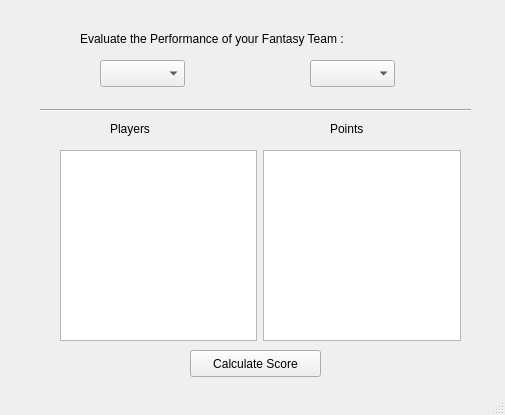
<?xml version="1.0" encoding="UTF-8"?>
<ui version="4.0">
 <class>MainWindow</class>
 <widget class="QMainWindow" name="MainWindow">
  <property name="geometry">
   <rect>
    <x>0</x>
    <y>0</y>
    <width>505</width>
    <height>415</height>
   </rect>
  </property>
  <property name="windowTitle">
   <string>MainWindow</string>
  </property>
  <widget class="QWidget" name="centralwidget">
   <widget class="QPushButton" name="scoreButton">
    <property name="geometry">
     <rect>
      <x>190</x>
      <y>350</y>
      <width>131</width>
      <height>27</height>
     </rect>
    </property>
    <property name="text">
     <string>Calculate Score</string>
    </property>
   </widget>
   <widget class="Line" name="line">
    <property name="geometry">
     <rect>
      <x>40</x>
      <y>100</y>
      <width>431</width>
      <height>20</height>
     </rect>
    </property>
    <property name="orientation">
     <enum>Qt::Horizontal</enum>
    </property>
   </widget>
   <widget class="QLabel" name="label">
    <property name="geometry">
     <rect>
      <x>110</x>
      <y>120</y>
      <width>68</width>
      <height>17</height>
     </rect>
    </property>
    <property name="text">
     <string>Players</string>
    </property>
   </widget>
   <widget class="QLabel" name="label_2">
    <property name="geometry">
     <rect>
      <x>330</x>
      <y>120</y>
      <width>68</width>
      <height>17</height>
     </rect>
    </property>
    <property name="text">
     <string>Points</string>
    </property>
   </widget>
   <widget class="QLabel" name="label_3">
    <property name="geometry">
     <rect>
      <x>80</x>
      <y>30</y>
      <width>371</width>
      <height>17</height>
     </rect>
    </property>
    <property name="text">
     <string>Evaluate the Performance of your Fantasy Team :</string>
    </property>
   </widget>
   <widget class="QComboBox" name="teamBox">
    <property name="geometry">
     <rect>
      <x>100</x>
      <y>60</y>
      <width>85</width>
      <height>27</height>
     </rect>
    </property>
   </widget>
   <widget class="QComboBox" name="matchBox">
    <property name="geometry">
     <rect>
      <x>310</x>
      <y>60</y>
      <width>85</width>
      <height>27</height>
     </rect>
    </property>
   </widget>
   <widget class="QWidget" name="horizontalLayoutWidget">
    <property name="geometry">
     <rect>
      <x>60</x>
      <y>150</y>
      <width>401</width>
      <height>191</height>
     </rect>
    </property>
    <layout class="QHBoxLayout" name="horizontalLayout">
     <item>
      <widget class="QListWidget" name="PlayerList"/>
     </item>
     <item>
      <widget class="QListWidget" name="PointList"/>
     </item>
    </layout>
   </widget>
  </widget>
  <widget class="QMenuBar" name="menubar">
   <property name="geometry">
    <rect>
     <x>0</x>
     <y>0</y>
     <width>505</width>
     <height>25</height>
    </rect>
   </property>
  </widget>
  <widget class="QStatusBar" name="statusbar"/>
 </widget>
 <resources/>
 <connections/>
</ui>
